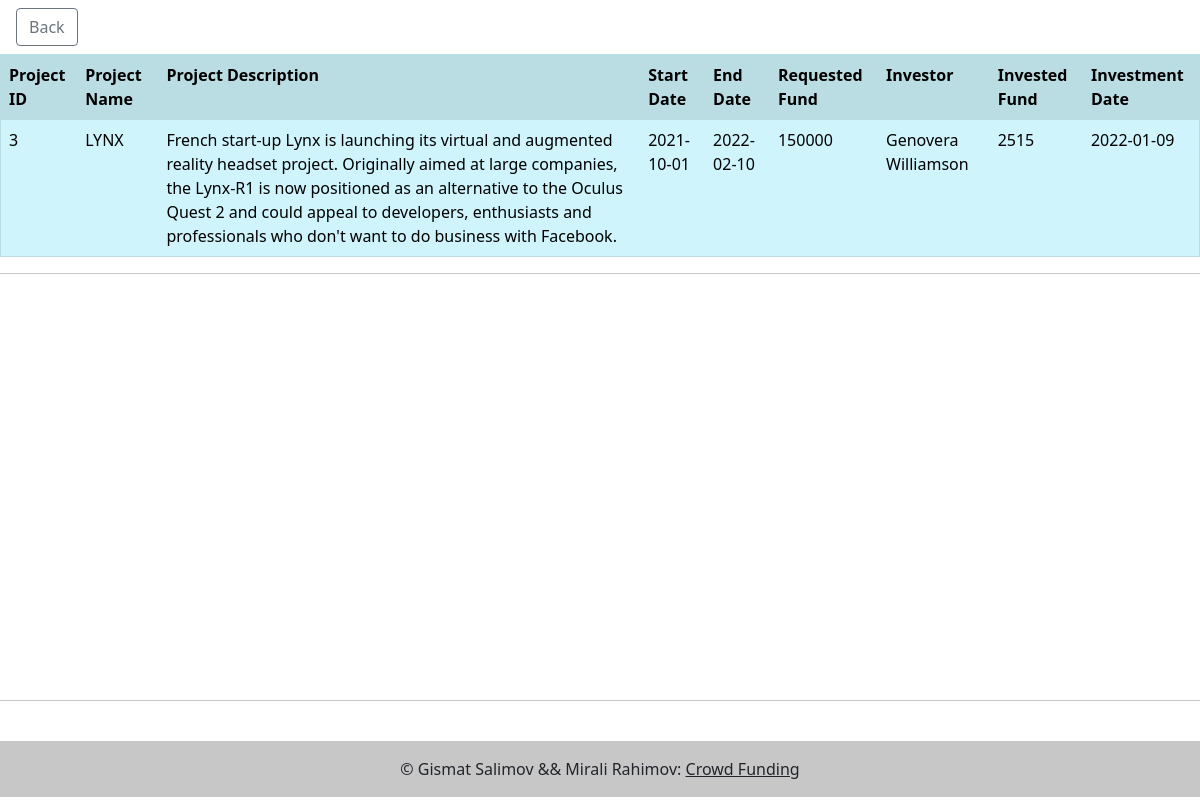
/details.php?project=3 (signed in), run on the app's committed database.
### tables this page shows
CREATE TABLE IF NOT EXISTS `projects_investors` (
  `idUser` int(11) NOT NULL,
  `idProject` int(11) NOT NULL,
  `investmentFund` float NOT NULL,
  `investmentDate` date NOT NULL,
  UNIQUE KEY `idUser` (`idUser`,`idProject`)
);

CREATE TABLE IF NOT EXISTS `projects` (
  `idProject` int(11) NOT NULL AUTO_INCREMENT,
  `projectName` varchar(255) NOT NULL,
  `projectDescription` text NOT NULL,
  `projectStartDate` date NOT NULL,
  `projectEndDate` date NOT NULL,
  `requestedFund` float NOT NULL,
  `idUser` int(11) NOT NULL,
  PRIMARY KEY (`idProject`)
);

CREATE TABLE IF NOT EXISTS `users` (
  `idUser` int(11) NOT NULL AUTO_INCREMENT,
  `firstname` varchar(50) DEFAULT NULL,
  `lastname` varchar(50) DEFAULT NULL,
  `email` varchar(50) DEFAULT NULL,
  `password` varchar(50) DEFAULT NULL,
  PRIMARY KEY (`idUser`)
);

### details.php (the view, shortened to what this page needs)
<?php
	$servername = "localhost";
	$username = "root";
	$password = "";
	$dbname = "crowd";
	$link=mysqli_connect($servername,$username,$password,$dbname);
	mysqli_set_charset($link,"utf8");
	$logUser=$_SESSION["user"];
	$project=$_GET["project"];
?>
 <!DOCTYPE html>
 <html>
 <head>
 </head>
 <body>
	<input type="button" class="btn btn-outline-secondary mx-3 my-2" onclick="location.href='main.php';" value="Back" />
	<?php
		$query="SELECT firstname,lastname,projectName,requestedFund,investmentFund,projectDescription, projectStartDate,projectEndDate,investmentDate from projects_investors join projects using (idProject) join users on users.idUser=projects_investors.idUser where idProject=$project and projects_investors.idUser=$logUser";
		$detail=mysqli_fetch_array((mysqli_query($link,$query)));
	  ?>
	  <table border="black 5px" class="table table-info table-stripped table-hover">
	  	<tr class="table-active">
	  		<th>Project ID</th>
	  		<th>Project Name</th>
	  		<th>Project Description</th>
	  		<th>Start Date</th>
	  		<th>End Date</th>
	  		<th>Requested Fund</th>
	  		<th>Investor</th>
	  		<th>Invested Fund</th>
	  		<th>Investment Date</th>
	  	</tr>
	  		<tr>
	  			<?php
		  		echo "<td>$project</td>";
		  		echo "<td>".$detail["projectName"]."</td>";
		  		echo "<td>".$detail["projectDescription"]."</td>";
		  		echo "<td>".$detail["projectStartDate"]."</td>";
		  		echo "<td>".$detail["projectEndDate"]."</td>";
		  		echo "<td>".$detail["requestedFund"]."</td>";
		  		echo "<td>".$detail["firstname"]." ".$detail["lastname"]."</td>";
		  		echo "<td>".$detail["investmentFund"]."</td>";
	  			echo "<td>".$detail["investmentDate"]."</td>";
	  			 ?>
	  		</tr>
	  </table>
		<?php
			require_once("plot.php");
		 ?>
	<footer class="bg-light text-center text-lg-start">
	  <div class="text-center p-3" style="background-color: rgba(0, 0, 0, 0.2);">
	   © Gismat Salimov && Mirali Rahimov:
	    <a class="text-dark" href="main.php">Crowd Funding</a>
	  </div>
	</footer>
 </body>
 </html>

### data on the page
projects_investors: idProject.projectName "LYNX", idProject.projectDescription "French start-up Lynx is launching its virtual and augmented reality headset project. Originally aimed at large companies, the Lynx-R1 is now positioned as an alternative to the Oculus Quest 2 and could appeal to developers, enthusiasts and professionals who don't want to do business with Facebook.", idProject.projectStartDate "2021-10-01", idProject.projectEndDate "2022-02-10", idProject.requestedFund "150000", idUser.firstname "Genovera", idUser.lastname "Williamson", investmentFund "2515", investmentDate "2022-01-09"

### other printed values
$project "3"
